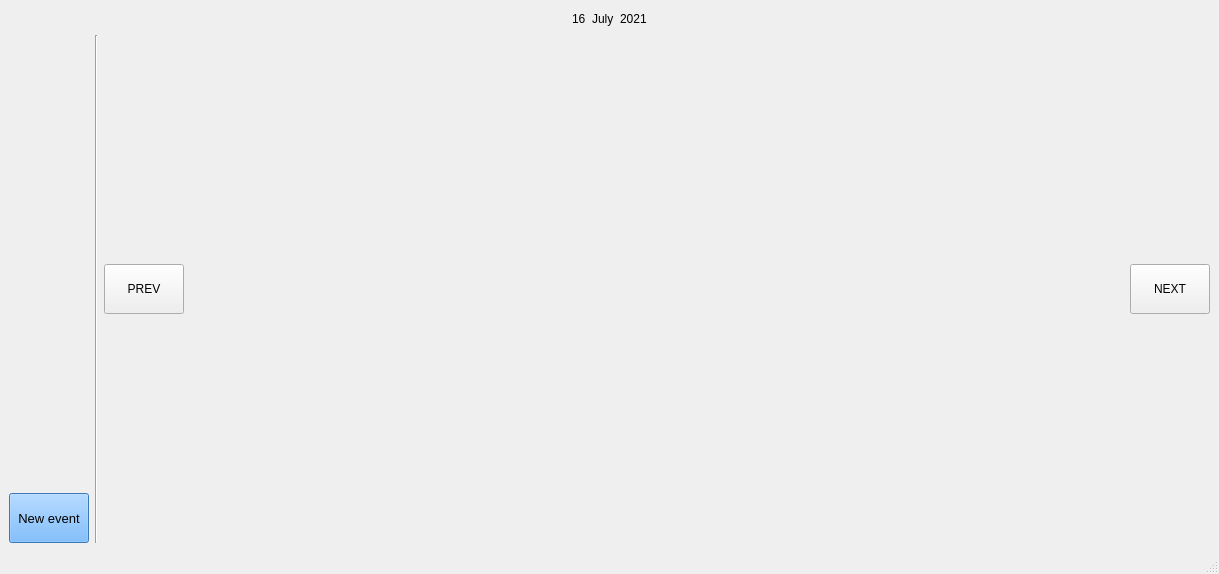
<?xml version="1.0" encoding="UTF-8"?>
<ui version="4.0">
 <class>MainWindow</class>
 <widget class="QMainWindow" name="MainWindow">
  <property name="geometry">
   <rect>
    <x>0</x>
    <y>0</y>
    <width>1219</width>
    <height>574</height>
   </rect>
  </property>
  <property name="windowTitle">
   <string>Shedule</string>
  </property>
  <widget class="QWidget" name="centralwidget">
   <layout class="QGridLayout" name="gridLayout_2">
    <item row="0" column="4">
     <layout class="QGridLayout" name="gridLayout" rowstretch="0,1" columnstretch="0,0,0,4,0">
      <property name="sizeConstraint">
       <enum>QLayout::SetMaximumSize</enum>
      </property>
      <item row="1" column="3">
       <layout class="QGridLayout" name="calendarGridLayout" rowstretch="0" columnstretch="0">
        <property name="sizeConstraint">
         <enum>QLayout::SetDefaultConstraint</enum>
        </property>
       </layout>
      </item>
      <item row="1" column="4">
       <widget class="QPushButton" name="nextButton">
        <property name="minimumSize">
         <size>
          <width>0</width>
          <height>50</height>
         </size>
        </property>
        <property name="styleSheet">
         <string notr="true">font: 10pt &quot;MS Shell Dlg 2&quot;;</string>
        </property>
        <property name="text">
         <string>NEXT</string>
        </property>
       </widget>
      </item>
      <item row="1" column="0">
       <layout class="QVBoxLayout" name="sideBarVerticalLayout">
        <item>
         <spacer name="sideBarVerticalSpacer">
          <property name="orientation">
           <enum>Qt::Vertical</enum>
          </property>
          <property name="sizeHint" stdset="0">
           <size>
            <width>20</width>
            <height>40</height>
           </size>
          </property>
         </spacer>
        </item>
        <item>
         <widget class="QPushButton" name="newEventButton">
          <property name="minimumSize">
           <size>
            <width>0</width>
            <height>50</height>
           </size>
          </property>
          <property name="font">
           <font>
            <pointsize>10</pointsize>
           </font>
          </property>
          <property name="styleSheet">
           <string notr="true">background-color: rgb(85, 170, 255);</string>
          </property>
          <property name="text">
           <string>New event</string>
          </property>
         </widget>
        </item>
       </layout>
      </item>
      <item row="0" column="0" colspan="5">
       <layout class="QHBoxLayout" name="dateBarLayout">
        <property name="sizeConstraint">
         <enum>QLayout::SetMaximumSize</enum>
        </property>
        <item>
         <spacer name="dateBarLeftHorizontalSpacer">
          <property name="orientation">
           <enum>Qt::Horizontal</enum>
          </property>
          <property name="sizeHint" stdset="0">
           <size>
            <width>40</width>
            <height>20</height>
           </size>
          </property>
         </spacer>
        </item>
        <item>
         <widget class="QLabel" name="dayFromDate">
          <property name="maximumSize">
           <size>
            <width>16777215</width>
            <height>100</height>
           </size>
          </property>
          <property name="styleSheet">
           <string notr="true">font: 75 16pt &quot;MS Shell Dlg 2&quot;;</string>
          </property>
          <property name="text">
           <string>16</string>
          </property>
         </widget>
        </item>
        <item>
         <widget class="QLabel" name="monthFromDate">
          <property name="maximumSize">
           <size>
            <width>16777215</width>
            <height>100</height>
           </size>
          </property>
          <property name="styleSheet">
           <string notr="true">font: 75 16pt &quot;MS Shell Dlg 2&quot;;</string>
          </property>
          <property name="text">
           <string>July</string>
          </property>
         </widget>
        </item>
        <item>
         <widget class="QLabel" name="yearFromDate">
          <property name="maximumSize">
           <size>
            <width>16777215</width>
            <height>100</height>
           </size>
          </property>
          <property name="styleSheet">
           <string notr="true">font: 75 16pt &quot;MS Shell Dlg 2&quot;;</string>
          </property>
          <property name="text">
           <string>2021</string>
          </property>
         </widget>
        </item>
        <item>
         <spacer name="dateBarRightHorizontalSpacer">
          <property name="orientation">
           <enum>Qt::Horizontal</enum>
          </property>
          <property name="sizeHint" stdset="0">
           <size>
            <width>40</width>
            <height>20</height>
           </size>
          </property>
         </spacer>
        </item>
       </layout>
      </item>
      <item row="1" column="2">
       <widget class="QPushButton" name="prevButton">
        <property name="minimumSize">
         <size>
          <width>0</width>
          <height>50</height>
         </size>
        </property>
        <property name="styleSheet">
         <string notr="true">font: 10pt &quot;MS Shell Dlg 2&quot;;</string>
        </property>
        <property name="text">
         <string>PREV</string>
        </property>
       </widget>
      </item>
      <item row="1" column="1">
       <widget class="Line" name="line">
        <property name="orientation">
         <enum>Qt::Vertical</enum>
        </property>
       </widget>
      </item>
     </layout>
    </item>
   </layout>
  </widget>
  <widget class="QStatusBar" name="statusbar"/>
 </widget>
 <resources/>
 <connections/>
</ui>
